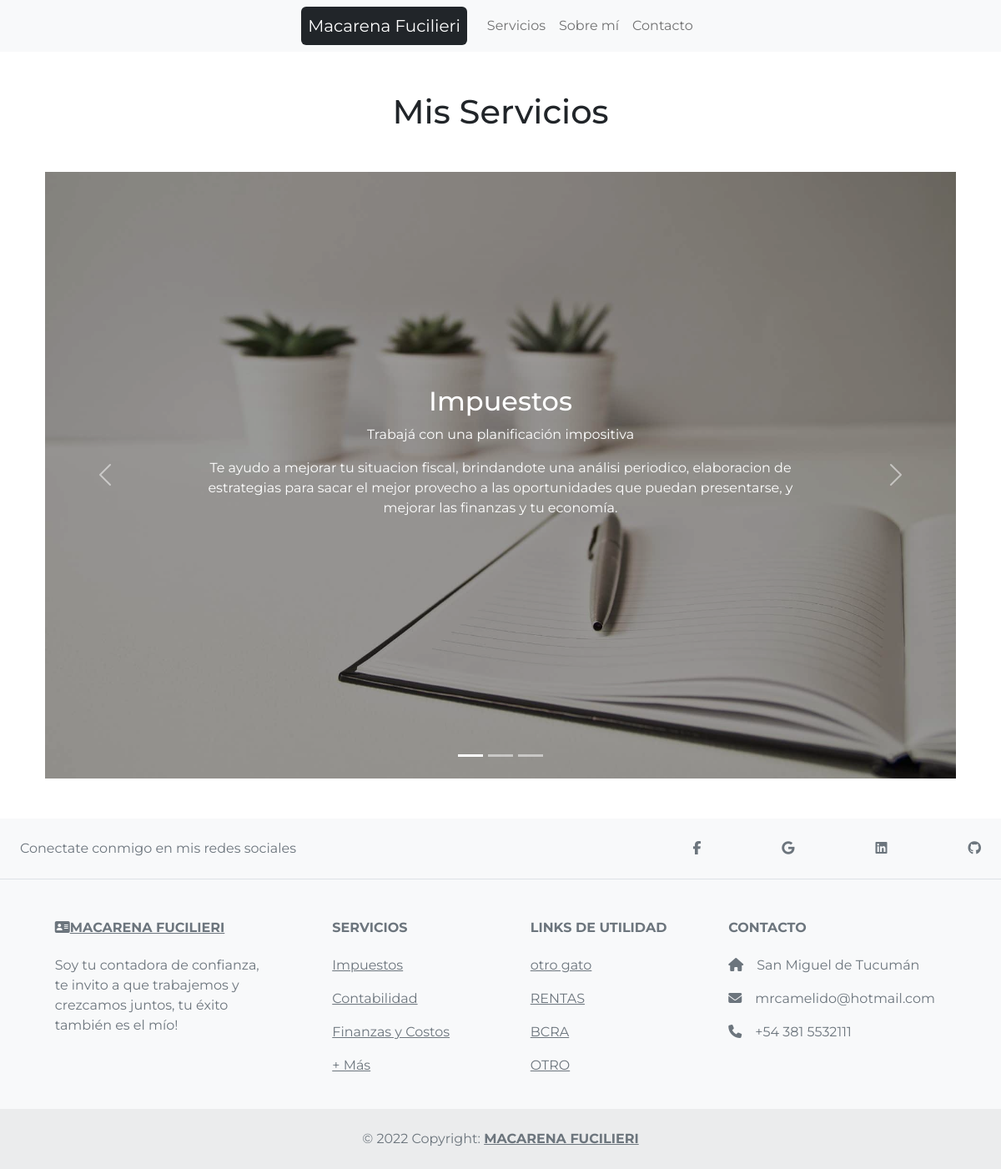
The app's page /servicios/ with its own data.
### core/models.py (models this page shows, shortened)
class Servicio(models.Model):
    nombre = models.CharField(max_length=200)
    subtitulo = models.CharField(max_length=200)
    descripcion = models.TextField()
    image = models.ImageField(upload_to='images-services')
    caption = models.CharField(max_length=200)
    class Meta:
        verbose_name = "Servicio"
        verbose_name_plural = "Servicios"

class footer(models.Model):
    nombre_footer = models.CharField(max_length=200)
    selecionado = UniqueBooleanField()
    titulo =  models.CharField(max_length=200)
    mi_nombre =  models.CharField(max_length=200)
    texto = models.TextField()
    facebook = models.URLField(max_length=200,blank=True,null=True)
    twitter = models.URLField(max_length=200,blank=True,null=True)
    google = models.URLField(max_length=200,blank=True,null=True)
    instagram = models.URLField(max_length=200,blank=True,null=True)
    linkedin = models.URLField(max_length=200,blank=True,null=True)
    github = models.URLField(max_length=200,blank=True,null=True)
    servicio_1= models.CharField(max_length=50,blank=True,null=True)
    servicio_2= models.CharField(max_length=50,blank=True,null=True)
    servicio_3= models.CharField(max_length=50,blank=True,null=True)
    servicio_4= models.CharField(max_length=50,blank=True,null=True)
    link_1_nombre= models.CharField(max_length=50,blank=True,null=True)
    link_2_nombre= models.CharField(max_length=50,blank=True,null=True)
    link_3_nombre= models.CharField(max_length=50,blank=True,null=True)
    link_4_nombre= models.CharField(max_length=50,blank=True,null=True)
    link_1_url= models.URLField(max_length=200,blank=True,null=True)
    link_2_url= models.URLField(max_length=200,blank=True,null=True)
    link_3_url= models.URLField(max_length=200,blank=True,null=True)
    link_4_url= models.URLField(max_length=200,blank=True,null=True)
    direccion = models.CharField(max_length=200,blank=True,null=True)
    email = models.CharField(max_length=200,blank=True,null=True)
    telefono = models.CharField(max_length=200,blank=True,null=True)

### core/views.py (the view)
# urls.py: path('servicios/',homeViews.serviciosView,name='servicios'),
def serviciosView(request):
    context = {}
    servicios = Servicio.objects.all()
    context["servicios"] = servicios
    context["range_servicios"] = range(len(servicios))
    context['tema'] = Home.objects.get(selecionado=True)
    return render(request,'Servicio_detail.html',context=context)

### core/templatetags/core_extras.py (called while the page is built)
@register.simple_tag
def get_footer():
    if footer.objects.filter(selecionado=True).exists():
        footer_selected = footer.objects.get(selecionado=True)
        return footer_selected
    else:
        return None

### core/templates/Servicio_detail.html (shortened to what this page needs)
{% extends 'base.html' %}
{% load static %}
{% block content %}
<div class="container">
  <h1 class="text-center mt-5 mb-5">Mis Servicios</h1>
  {% if servicios %}
  <div id="carouselServicios" class="carousel slide carousel-fade" data-ride="carousel" >
    <div class="carousel-indicators">
        {% for i in range_servicios %}
          {% if i == 0%}
          <button type="button" data-bs-target="#carouselServicios" data-bs-slide-to="{{i}}" class="active" aria-current="true" aria-label="Slide {{i}}"></button>
          {% else %}
          <button type="button" data-bs-target="#carouselServicios" data-bs-slide-to="{{i}}" aria-label="Slide {{i}}"></button>
          {% endif %}
        {% endfor %}
    </div>
      <div class="carousel-inner container-fluid">
        {% for servicio in servicios %}
          {% if servicio == servicios|first %}
            <div class="carousel-item active">
              <img class="d-block w-100" src="{{servicio.image.url}}" alt="{{servicio.nombre}}">
              <div class="carousel-item-dark"></div>
              <div class="servicio carousel-caption d-flex flex-column justify-content-center h-100">
                <h2 class="servicio__titulo">{{servicio.nombre}}</h2>
                <p class="servicio__subtitulo">{{servicio.subtitulo}}</p>
                <p class="servicio__descripcion">{{servicio.descripcion}}</p>
             </div>
            </div>
          {% endif %}
        {% endfor %}
      </div>
    <button class="carousel-control-prev" data-bs-target="#carouselServicios" type="button" data-bs-slide="prev">
      <span class="carousel-control-prev-icon" aria-hidden="true"></span>
    </button >
    <button class="carousel-control-next" data-bs-target="#carouselServicios" type="button" data-bs-slide="next">
      <span class="carousel-control-next-icon" aria-hidden="true"></span>
    </button >
  </div>
  {% endif %}
</div>
{% endblock %}

### core/templates/base.html (shortened to what this page needs)
<!DOCTYPE html>
<html lang="es">
{% load static %}
{% load core_extras %}
<head>
  <link href="https://cdn.jsdelivr.net/npm/bootstrap@5.2.0-beta1/dist/css/bootstrap.min.css" rel="stylesheet">
  <link rel="stylesheet" href="{% static 'core/styles/style.css' %}">
</head>
  <body>
  <header>
  <nav class="navbar navbar-expand-sm navbar-light bg-light">
    <div class="mx-auto d-sm-flex d-block flex-sm-nowrap">
        <a class="navbar-brand bg-dark text-white p-2 rounded" href="{% url 'home' %}">Macarena Fucilieri</a>
        <div class="collapse navbar-collapse text-center" id="navbarsExample11">
            <ul class="navbar-nav">
                <li class="nav-item active">
                    <a class="nav-link" href="{% url 'servicios' %}">Servicios</a>
                </li>
                <li class="nav-item">
                    <a class="nav-link" href="{% url 'about' %}">Sobre mí</a>
                </li>
                <li class="nav-item">
                    <a class="nav-link" href="{% url 'contacto' %}">Contacto</a>
                </li>
            </ul>
        </div>
    </div>
</nav>
</header>
  {% block content %}{% endblock content %}
{% get_footer as footer %}
{% if footer %}
<footer class="text-center text-lg-start bg-light text-muted mt-5">
  <section
    class="d-flex justify-content-center justify-content-lg-between p-4 border-bottom"
  >
    <div class="me-5 d-none d-lg-block">
      <span>{{footer.titulo}}</span>
    </div>
    <div class="d-flex flex-row justify-content-between redes-container">
      {% if footer.facebook %}
      <a href="{{footer.facebook}}" class="text-reset">
        <i class="fab fa-facebook-f"></i>
      </a>
      {% endif %}
      {% if footer.google %}
      <a href="{{footer.google}}" class="text-reset">
        <i class="fab fa-google"></i>
      </a>
      {% endif %}
      {% if footer.linkedin %}
      <a href="{{footer.linkedin}}" class="text-reset">
        <i class="fab fa-linkedin"></i>
      </a>
      {% endif %}
      {% if footer.github %}
      <a href="{{footer.github}}" class="text-reset">
        <i class="fab fa-github"></i>
      </a>
      {% endif %}
    </div>
  </section>
  <section class="">
    <div class="container text-center text-md-start mt-5">
      <div class="row mt-3">
        <div class="col-md-3 col-lg-4 col-xl-3 mx-auto mb-4">
          <h6 class="text-uppercase fw-bold mb-4">
            <a class="text-reset" href="{% url 'about' %}"><i class="fa-solid fa-address-card"></i>{{footer.mi_nombre}}</a>
          </h6>
          <p>{{footer.texto}}</p>
        </div>
        <div class="col-md-2 col-lg-2 col-xl-2 mx-auto mb-4">
          <h6 class="text-uppercase fw-bold mb-4">Servicios</h6>
          <p><a href="{% url 'servicios' %}" class="text-reset">{{footer.servicio_1}}</a></p>
          <p><a href="{% url 'servicios' %}" class="text-reset">{{footer.servicio_2}}</a></p>
          <p><a href="{% url 'servicios' %}" class="text-reset">{{footer.servicio_3}}</a></p>
          <p><a href="{% url 'servicios' %}" class="text-reset">{{footer.servicio_4}}</a></p>
        </div>
        <div class="col-md-3 col-lg-2 col-xl-2 mx-auto mb-4">
          <h6 class="text-uppercase fw-bold mb-4">Links de utilidad</h6>
          {% if footer.link_1_url and footer.link_1_nombre %}
          <p><a href="{{footer.link_1_url}}" class="text-reset" target="_blank">{{footer.link_1_nombre}}</a></p>
          {% endif %}
          {% if footer.link_2_url and footer.link_2_nombre %}
          <p><a href="{{footer.link_2_url}}" class="text-reset" target="_blank">{{footer.link_2_nombre}}</a></p>
          {% endif %}
          {% if footer.link_3_url and footer.link_3_nombre %}
          <p><a href="{{footer.link_3_url}}" class="text-reset" target="_blank">{{footer.link_3_nombre}}</a></p>
          {% endif %}
          {% if footer.link_4_url and footer.link_4_nombre %}
          <p><a href="{{footer.link_4_url}}" class="text-reset" target="_blank">{{footer.link_4_nombre}}</a></p>
          {% endif %}
        </div>
        <div class="col-md-4 col-lg-3 col-xl-3 mx-auto mb-md-0 mb-4">
          <h6 class="text-uppercase fw-bold mb-4">
            Contacto
          </h6>
          {% if footer.direccion %}
            <p><i class="fas fa-home me-3"></i>{{footer.direccion}}</p>
          {% endif %}
          {% if footer.email %}
            <p><i class="fas fa-envelope me-3"></i>{{footer.email}}</p>
          {% endif %}
          {% if footer.telefono %}
            <p><i class="fas fa-phone me-3"></i>{{footer.telefono}}</p>
          {% endif %}
        </div>
      </div>
    </div>
  </section>
  <div class="text-center p-4" style="background-color: rgba(0, 0, 0, 0.05);">
    © {% now "Y" %} Copyright:
    <a class="text-reset fw-bold" href="{% url 'home' %}">{{footer.mi_nombre}}</a>
  </div>
</footer>
{% else %}
<h1>Debes cargar un footer en la página de administración!</h1>
{% endif %}
</body>
</html>

### core/static/core/styles/style.css (style rules this page uses)
* { margin: 0; padding: 0; box-sizing: border-box; }
h1, h2, h3, h4, h5, h6, p, div, strong, a, li, input { font-family: "Montserrat", sans-serif; }
.redes-container { width: 30%; }
.carousel-item-dark { position: absolute; background-color: rgba(0, 0, 0, 0.4); top: 0; height: 100%; width: 100%; }

### records on screen
Servicio: image (picture), nombre "Impuestos", subtitulo "Trabajá con una planificación impositiva", descripcion "Te ayudo a mejorar tu situacion fiscal, brindandote una análisi periodico, elaboracion de estrategias para sacar el mejor provecho a las oportunidades que puedan presentarse, y mejorar las finanzas y tu economía."
footer: titulo "Conectate conmigo en mis redes sociales", mi_nombre "MACARENA FUCILIERI", texto "Soy tu contadora de confianza, te invito a que trabajemos y crezcamos juntos, tu éxito también es el mío!", servicio_1 "Impuestos", servicio_2 "Contabilidad", servicio_3 "Finanzas y Costos", servicio_4 "+ Más", link_1_nombre "otro gato", link_2_nombre "RENTAS", link_3_nombre "BCRA", link_4_nombre "OTRO", direccion "San Miguel de Tucumán", email "mrcamelido@hotmail.com", telefono "+54 381 5532111"
